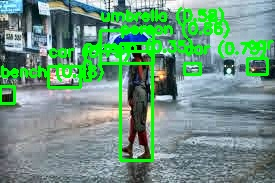
#> input picture detected_output.jpg, 275 x 183 px
$ python -i detect.py   (imports and definitions only)
#> lines starting #> are read from the running program, lines starting #| are printed output that depends on the picture
import os
import sys
import cv2
import numpy as np
from ultralytics import YOLO
import json

# [1 line not run here, left out]

# Function to enhance foggy images using CLAHE
def enhance_image(image_path):
#> called with image_path = '../detected_output.jpg'
    image = cv2.imread(image_path)
#> image is the input picture: shape (183, 275, 3); mean B, G, R 127.2, 150.9, 108.5
    lab = cv2.cvtColor(image, cv2.COLOR_BGR2LAB)
#> lab: shape (183, 275, 3); mean of channels 0, 1, 2 151, 113.1, 134.7
    l, a, b = cv2.split(lab)
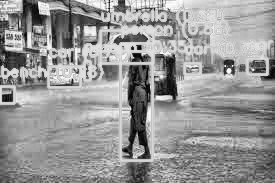
#> l: shape (183, 275); min 0, max 255, mean 151
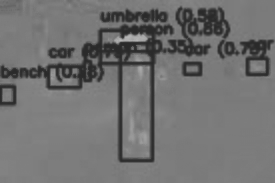
#> a: shape (183, 275); min 42, max 182, mean 113.1
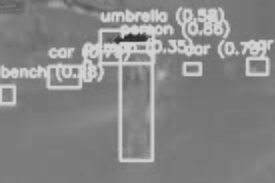
#> b: shape (183, 275); min 41, max 211, mean 134.7

    # Apply CLAHE to L-channel
    clahe = cv2.createCLAHE(clipLimit=3.0, tileGridSize=(8, 8))
    l = clahe.apply(l)
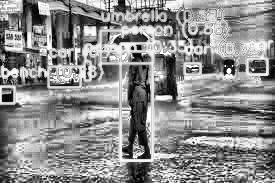
#> l: shape (183, 275); min 0, max 255, mean 141.3

    # Merge and convert back to BGR
    enhanced_lab = cv2.merge((l, a, b))
#> enhanced_lab: shape (183, 275, 3); mean of channels 0, 1, 2 141.3, 113.1, 134.7
    enhanced_image = cv2.cvtColor(enhanced_lab, cv2.COLOR_LAB2BGR)
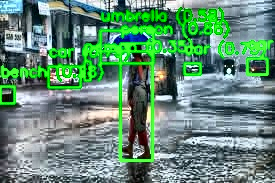
#> enhanced_image: shape (183, 275, 3); mean B, G, R 118.8, 141.7, 100.6
    return enhanced_image

# [1 line that did not run here, left out]

image_path = sys.argv[1]

image = enhance_image(image_path)


output_dir = os.path.join(os.getcwd(), "uploads", "DetectedOutput")
# [1 line not run here, left out]

output_paths = os.path.join(output_dir, "detected_output.jpg")

enhance_dir = os.path.join(os.getcwd(), "uploads", "enhance")
# [1 line not run here, left out]
output_path = os.path.join(enhance_dir, "enhanced_test.jpg")

output_dir = os.path.join(os.path.dirname(__file__), "..", "uploads")
# [1 line not run here, left out]

enhanced_image_path = os.path.join(output_dir, "enhanced_image.jpg")
detected_image_path = os.path.join(output_dir, "detected_output.jpg")
image = enhance_image(image_path)

# [1 line not run here, left out]

# [1 line that did not run here, left out]

detections = []
# [28 lines not run here, left out]

>>> result = enhance_image('../detected_output.jpg')
